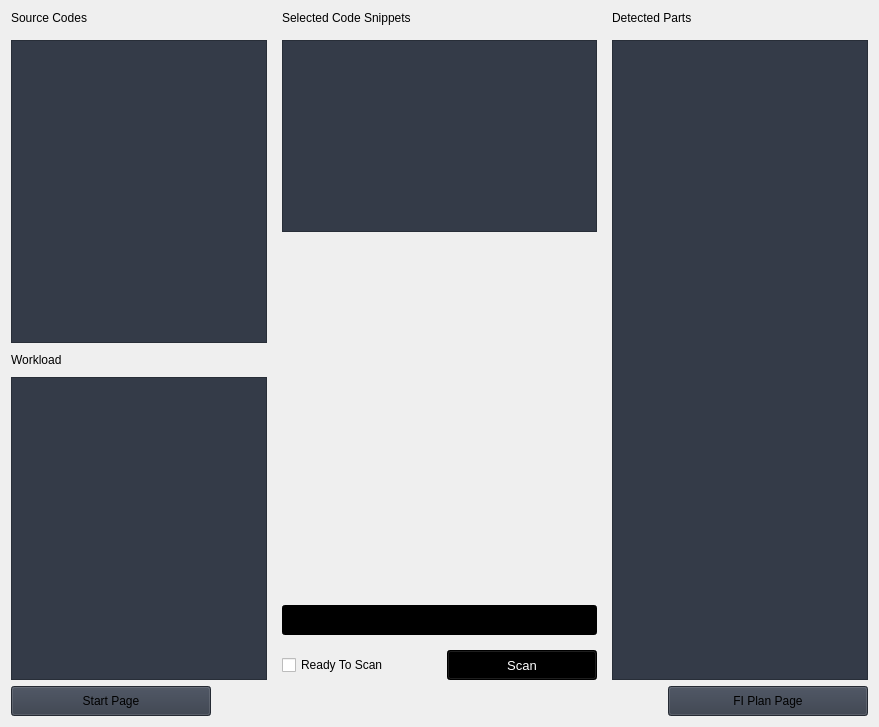
                     <widget class="QWidget" name="scan">
                      <layout class="QVBoxLayout" name="verticalLayout_30">
                       <item>
                        <layout class="QGridLayout" name="gridLayout_4">
                         <property name="sizeConstraint">
                          <enum>QLayout::SetMaximumSize</enum>
                         </property>
                         <property name="leftMargin">
                          <number>0</number>
                         </property>
                         <property name="topMargin">
                          <number>0</number>
                         </property>
                         <property name="rightMargin">
                          <number>0</number>
                         </property>
                         <property name="bottomMargin">
                          <number>0</number>
                         </property>
                         <property name="spacing">
                          <number>15</number>
                         </property>
                         <item row="1" column="0" rowspan="13">
                          <layout class="QGridLayout" name="gridLayout_19">
                           <property name="spacing">
                            <number>10</number>
                           </property>
                           <item row="1" column="0">
                            <widget class="QPlainTextEdit" name="plainTextEdit_16">
                             <property name="styleSheet">
                              <string notr="true">background-color: rgb(52, 59, 72);</string>
                             </property>
                            </widget>
                           </item>
                           <item row="2" column="0">
                            <widget class="QLabel" name="label_15">
                             <property name="styleSheet">
                              <string notr="true">font: 13pt &quot;Ubuntu&quot;;</string>
                             </property>
                             <property name="text">
                              <string>Workload</string>
                             </property>
                            </widget>
                           </item>
                           <item row="3" column="0">
                            <widget class="QPlainTextEdit" name="plainTextEdit_17">
                             <property name="styleSheet">
                              <string notr="true">background-color: rgb(52, 59, 72);</string>
                             </property>
                            </widget>
                           </item>
                          </layout>
                         </item>
                         <item row="10" column="1" rowspan="4" colspan="2">
                          <widget class="QCheckBox" name="checkBox_2">
                           <property name="minimumSize">
                            <size>
                             <width>120</width>
                             <height>30</height>
                            </size>
                           </property>
                           <property name="styleSheet">
                            <string notr="true">font: 13pt &quot;Ubuntu&quot;;</string>
                           </property>
                           <property name="text">
                            <string>Ready To Scan</string>
                           </property>
                          </widget>
                         </item>
                         <item row="0" column="4" rowspan="14">
                          <layout class="QGridLayout" name="gridLayout_21">
                           <item row="0" column="0">
                            <widget class="QLabel" name="label_49">
                             <property name="styleSheet">
                              <string notr="true">font: 13pt &quot;Ubuntu&quot;;</string>
                             </property>
                             <property name="text">
                              <string>Detected Parts</string>
                             </property>
                            </widget>
                           </item>
                           <item row="1" column="0">
                            <widget class="QListWidget" name="listWidget_2">
                             <property name="styleSheet">
                              <string notr="true">background-color: rgb(52, 59, 72);</string>
                             </property>
                            </widget>
                           </item>
                          </layout>
                         </item>
                         <item row="0" column="1" colspan="3">
                          <widget class="QLabel" name="label_59">
                           <property name="styleSheet">
                            <string notr="true">font: 13pt &quot;Ubuntu&quot;;</string>
                           </property>
                           <property name="text">
                            <string>Selected Code Snippets</string>
                           </property>
                          </widget>
                         </item>
                         <item row="1" column="1" rowspan="7" colspan="3">
                          <widget class="QListWidget" name="listWidget_17">
                           <property name="sizePolicy">
                            <sizepolicy hsizetype="Expanding" vsizetype="Expanding">
                             <horstretch>0</horstretch>
                             <verstretch>0</verstretch>
                            </sizepolicy>
                           </property>
                           <property name="maximumSize">
                            <size>
                             <width>16777215</width>
                             <height>16777215</height>
                            </size>
                           </property>
                           <property name="styleSheet">
                            <string notr="true">background-color: rgb(52, 59, 72);</string>
                           </property>
                          </widget>
                         </item>
                         <item row="0" column="0">
                          <widget class="QLabel" name="label_48">
                           <property name="styleSheet">
                            <string notr="true">font: 13pt &quot;Ubuntu&quot;;</string>
                           </property>
                           <property name="text">
                            <string>Source Codes</string>
                           </property>
                          </widget>
                         </item>
                         <item row="9" column="1" colspan="3">
                          <widget class="QProgressBar" name="progressBar_2">
                           <property name="sizePolicy">
                            <sizepolicy hsizetype="Fixed" vsizetype="Fixed">
                             <horstretch>0</horstretch>
                             <verstretch>0</verstretch>
                            </sizepolicy>
                           </property>
                           <property name="minimumSize">
                            <size>
                             <width>315</width>
                             <height>30</height>
                            </size>
                           </property>
                           <property name="styleSheet">
                            <string notr="true">background-color:black;</string>
                           </property>
                           <property name="value">
                            <number>0</number>
                           </property>
                          </widget>
                         </item>
                         <item row="8" column="1" colspan="3">
                          <spacer name="verticalSpacer">
                           <property name="orientation">
                            <enum>Qt::Vertical</enum>
                           </property>
                           <property name="sizeHint" stdset="0">
                            <size>
                             <width>20</width>
                             <height>40</height>
                            </size>
                           </property>
                          </spacer>
                         </item>
                         <item row="10" column="3" rowspan="4">
                          <widget class="QPushButton" name="btn_scan_process">
                           <property name="sizePolicy">
                            <sizepolicy hsizetype="Fixed" vsizetype="Fixed">
                             <horstretch>0</horstretch>
                             <verstretch>0</verstretch>
                            </sizepolicy>
                           </property>
                           <property name="minimumSize">
                            <size>
                             <width>150</width>
                             <height>30</height>
                            </size>
                           </property>
                           <property name="font">
                            <font>
                             <family>Segoe UI</family>
                             <pointsize>10</pointsize>
                             <italic>false</italic>
                             <bold>false</bold>
                            </font>
                           </property>
                           <property name="cursor">
                            <cursorShape>PointingHandCursor</cursorShape>
                           </property>
                           <property name="styleSheet">
                            <string notr="true">background-color:black;
color:white;</string>
                           </property>
                           <property name="text">
                            <string>Scan</string>
                           </property>
                           <property name="icon">
                            <iconset resource="resources.qrc">
                             <normaloff>:/icons/images/icons/cil-magnifying-glass.png</normaloff>:/icons/images/icons/cil-magnifying-glass.png</iconset>
                           </property>
                          </widget>
                         </item>
                        </layout>
                       </item>
                       <item>
                        <layout class="QGridLayout" name="gridLayout_38">
                         <property name="horizontalSpacing">
                          <number>50</number>
                         </property>
                         <item row="0" column="1" alignment="Qt::AlignRight">
                          <widget class="QPushButton" name="btn_go_fiplan">
                           <property name="sizePolicy">
                            <sizepolicy hsizetype="Fixed" vsizetype="Fixed">
                             <horstretch>0</horstretch>
                             <verstretch>0</verstretch>
                            </sizepolicy>
                           </property>
                           <property name="minimumSize">
                            <size>
                             <width>200</width>
                             <height>30</height>
                            </size>
                           </property>
                           <property name="maximumSize">
                            <size>
                             <width>200</width>
                             <height>30</height>
                            </size>
                           </property>
                           <property name="cursor">
                            <cursorShape>PointingHandCursor</cursorShape>
                           </property>
                           <property name="styleSheet">
                            <string notr="true">font: 11pt &quot;Ubuntu&quot;;
background-color: rgb(52, 59, 72);</string>
                           </property>
                           <property name="text">
                            <string>FI Plan Page</string>
                           </property>
                           <property name="icon">
                            <iconset resource="resources.qrc">
                             <normaloff>:/icons/images/icons/cil-arrow-circle-right.png</normaloff>:/icons/images/icons/cil-arrow-circle-right.png</iconset>
                           </property>
                          </widget>
                         </item>
                         <item row="0" column="0" alignment="Qt::AlignLeft">
                          <widget class="QPushButton" name="btn_back_code">
                           <property name="sizePolicy">
                            <sizepolicy hsizetype="Fixed" vsizetype="Fixed">
                             <horstretch>0</horstretch>
                             <verstretch>0</verstretch>
                            </sizepolicy>
                           </property>
                           <property name="minimumSize">
                            <size>
                             <width>200</width>
                             <height>30</height>
                            </size>
                           </property>
                           <property name="maximumSize">
                            <size>
                             <width>200</width>
                             <height>30</height>
                            </size>
                           </property>
                           <property name="cursor">
                            <cursorShape>PointingHandCursor</cursorShape>
                           </property>
                           <property name="styleSheet">
                            <string notr="true">font: 11pt &quot;Ubuntu&quot;;
background-color: rgb(52, 59, 72);</string>
                           </property>
                           <property name="text">
                            <string>Start Page</string>
                           </property>
                           <property name="icon">
                            <iconset resource="resources.qrc">
                             <normaloff>:/icons/images/icons/cil-arrow-circle-left.png</normaloff>:/icons/images/icons/cil-arrow-circle-left.png</iconset>
                           </property>
                          </widget>
                         </item>
                        </layout>
                       </item>
                      </layout>
                     </widget>
